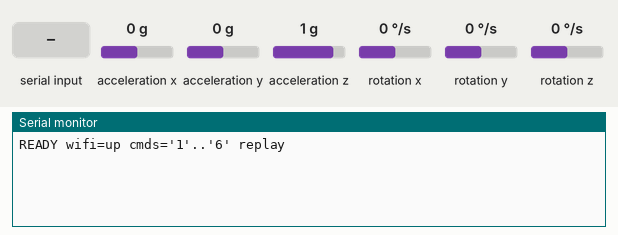
Simulated run of this sketch. Board: ESP32. Parts: the last lines printed to the serial monitor. Wiring (from diagram.json): MPU-6050 motion sensor at I2C address 0x68. Inputs (shaded band) come from the test bench; at power-on: acceleration x 0 g, acceleration y 0 g, rotation x 0 °/s, acceleration z 1 g, rotation y 0 °/s, rotation z 0 °/s. WiFi joins after 1.5 s; servers stay silent unless stated; no MQTT or app messages arrive unless stated.

Above: at 2.7 s.
2.8 s: acceleration x set to 0.8 g
At 5.1 s:
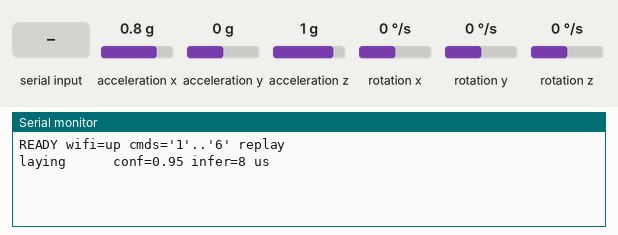
5.8 s: "90,45\n" received over Serial
At 8.3 s:
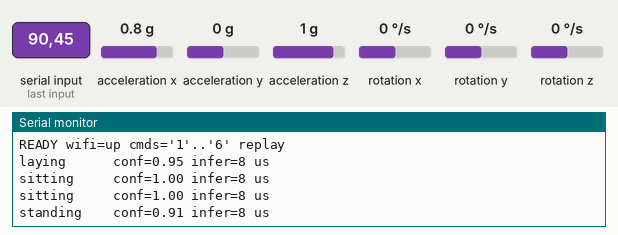
8.8 s: acceleration y set to -1.4 g
At 9.8 s:
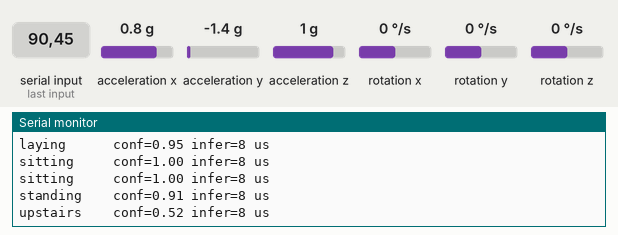
11.8 s: rotation x set to 100 °/s
At 14.7 s:
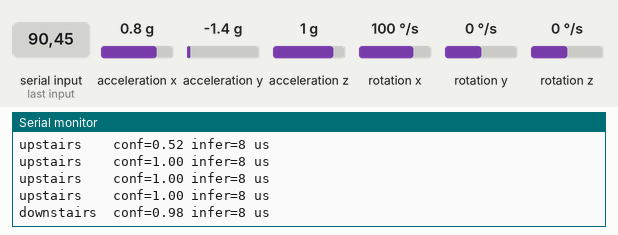
14.8 s: "30,150\n" received over Serial
At 16.1 s:
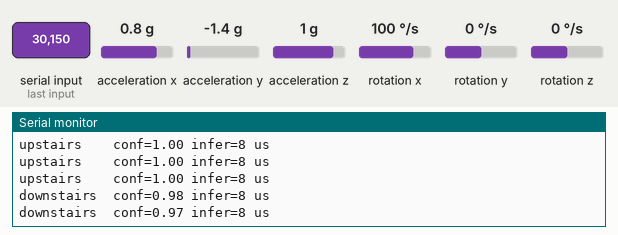
16.3 s: acceleration z set to -1.4 g
At 17.3 s:
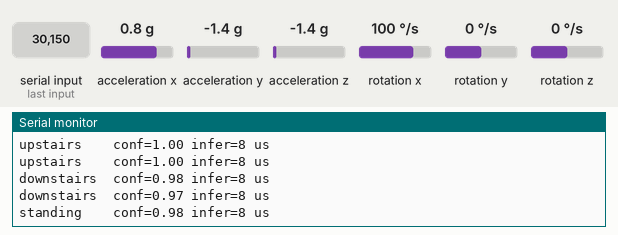
Timing chart, 0 to 18.8 s (numbered marks = the images above; inputs shaded):
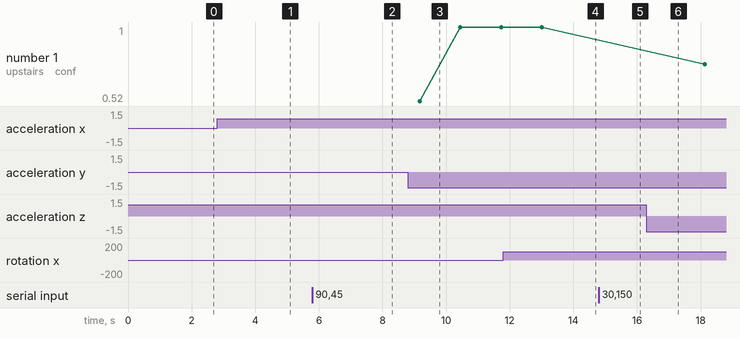

The sketch:

sketch.ino
```cpp
// Human activity recognition on ESP32 + MPU6050.
//
// Pipeline: 50 Hz periodic sampling over I2C -> ring buffer -> 128x6 window
// every 64 samples (50% hop) -> per-channel standardization -> int8
// quantization -> on-device int8 CNN inference -> Serial + MQTT telemetry.
//
// Serial commands: '1'..'6' replay a recorded test window of class 1..6
// (walking, upstairs, downstairs, sitting, standing, laying) through the
// same pipeline, for deterministic demos without moving the sensor.

#include <Wire.h>
#include <WiFi.h>
#include <PubSubClient.h>

extern "C" {
#include "infer.h"
}
#include "model.h"
#include "demo.h"

#define MPU_ADDR 0x68
#define PERIOD_US 20000UL // 50 Hz
#define HOP (WIN / 2)

#define WIFI_SSID "Wokwi-GUEST" // Wokwi simulated AP; change for real hardware
#define WIFI_PASS ""
#define MQTT_HOST "broker.hivemq.com"
#define MQTT_PORT 1883
#define MQTT_TOPIC "hy/har"

static float buf[WIN][IN_C];
static int head, filled, since;
static uint32_t next;
static int replay = -1, rt;

static WiFiClient wc;
static PubSubClient mqtt(wc);
static uint32_t mqtt_try;

static void reg(uint8_t r, uint8_t v) {
  Wire.beginTransmission(MPU_ADDR);
  Wire.write(r);
  Wire.write(v);
  Wire.endTransmission();
}

static void mpuInit() {
  reg(0x6B, 0x00); // PWR_MGMT_1: wake, internal clock
  reg(0x1A, 0x03); // CONFIG: DLPF ~44 Hz accel / ~42 Hz gyro (anti-alias for 50 Hz)
  reg(0x1B, 0x08); // GYRO_CONFIG: +/-500 dps -> 65.5 LSB/(deg/s)
  reg(0x1C, 0x08); // ACCEL_CONFIG: +/-4 g -> 8192 LSB/g
}

static void mpuRead(float *s) {
  Wire.beginTransmission(MPU_ADDR);
  Wire.write(0x3B); // ACCEL_XOUT_H, burst 14 bytes: acc, temp, gyro
  Wire.endTransmission(false);
  Wire.requestFrom(MPU_ADDR, 14);
  int16_t raw[7];
  for (int i = 0; i < 7 && Wire.available() >= 2; i++)
    raw[i] = (int16_t)((Wire.read() << 8) | Wire.read());
  for (int i = 0; i < 3; i++)
    s[i] = raw[i] / 8192.0f;                                // g
  for (int i = 0; i < 3; i++)
    s[3 + i] = raw[4 + i] / 65.5f * (float)(M_PI / 180.0);  // rad/s
}

static void runInfer() {
  int8_t x[IN_C * WIN];
  for (int c = 0; c < IN_C; c++)
    for (int t = 0; t < WIN; t++) {
      float z = (buf[(head + t) % WIN][c] - MU[c]) / SD[c] / S0;
      int q = (int)roundf(z);
      x[c * WIN + t] = (int8_t)(q > 127 ? 127 : q < -128 ? -128 : q);
    }
  uint32_t t0 = micros();
  int8_t lg[NCLASS];
  int cls = infer(x, lg);
  uint32_t us = micros() - t0;

  float m = lg[cls] * S3, sum = 0;
  for (int o = 0; o < NCLASS; o++)
    sum += expf(lg[o] * S3 - m);
  float conf = 1.0f / sum;

  Serial.printf("%-11s conf=%.2f infer=%lu us\n", LABELS[cls], conf,
                (unsigned long)us);
  if (mqtt.connected()) {
    char js[96];
    snprintf(js, sizeof(js), "{\"a\":\"%s\",\"c\":%.2f,\"us\":%lu}",
             LABELS[cls], conf, (unsigned long)us);
    mqtt.publish(MQTT_TOPIC, js);
  }
}

void setup() {
  Serial.begin(115200);
  Wire.begin(21, 22);
  Wire.setClock(400000);
  mpuInit();
  mqtt.setServer(MQTT_HOST, MQTT_PORT);
  WiFi.mode(WIFI_STA);
  WiFi.begin(WIFI_SSID, WIFI_PASS);
  for (int i = 0; i < 80 && WiFi.status() != WL_CONNECTED; i++)
    delay(100);
  Serial.printf("READY wifi=%s cmds='1'..'6' replay\n",
                WiFi.status() == WL_CONNECTED ? "up" : "off");
  next = micros();
}

void loop() {
  if (WiFi.status() == WL_CONNECTED) {
    if (!mqtt.connected() && (int32_t)(millis() - mqtt_try) >= 0) {
      mqtt_try = millis() + 5000;
      mqtt.connect("hy-har-esp32");
    }
    mqtt.loop();
  }
  if (Serial.available()) {
    char c = (char)Serial.read();
    if (c >= '1' && c <= '6')
      replay = c - '1', rt = 0;
  }
  if ((int32_t)(micros() - next) < 0)
    return;
  next += PERIOD_US; // fixed-epoch scheduling: no cumulative drift

  float s[IN_C];
  if (replay >= 0) {
    for (int c = 0; c < IN_C; c++)
      s[c] = DEMO[replay][rt][c] / 1000.0f;
    if (++rt >= WIN)
      replay = -1;
  } else {
    mpuRead(s);
  }
  memcpy(buf[head], s, sizeof(s));
  head = (head + 1) % WIN;
  if (++filled > WIN)
    filled = WIN;
  if (++since >= HOP) {
    if (filled >= WIN)
      runInfer();
    since = 0;
  }
}
```

infer.c
```cpp
#include "infer.h"
#include "model.h"

// Bit-exact int8 inference: int8 weights/activations, int32 accumulate,
// int32 folded bias, integer-only requantization (out = acc * m0 * 2^(e-31)).
// Mirrors ml/train.py:forward_i8 exactly.

static int8_t a1[W1 * WIN], p1[W1 * WIN / POOL];
static int8_t a2[W2 * WIN / POOL], p2[W2 * WIN / POOL / POOL];

static int8_t requant(int32_t acc, int32_t m0, int8_t e) {
  int64_t r = (int64_t)acc * m0;
  int s = 31 - e;
  int64_t y;
  if (s > 0) {
    int64_t h = 1LL << (s - 1);
    y = r >= 0 ? (r + h) >> s : -((-r + h) >> s);
  } else {
    y = r << (-s);
  }
  return y > 127 ? 127 : y < -128 ? -128 : (int8_t)y;
}

static void conv(const int8_t *x, int ci, int tin, const int8_t *w,
                 const int32_t *b, const int32_t *m, const int8_t *e, int co,
                 int8_t *out) {
  for (int o = 0; o < co; o++)
    for (int t = 0; t < tin; t++) {
      int32_t acc = b[o];
      for (int i = 0; i < ci; i++)
        for (int j = 0; j < KS; j++) {
          int xt = t + j - KS / 2;
          if (xt >= 0 && xt < tin)
            acc += (int32_t)w[(o * ci + i) * KS + j] * x[i * tin + xt];
        }
      out[o * tin + t] = requant(acc, m[o], e[o]);
    }
}

static void relu(int8_t *x, int n) {
  for (int i = 0; i < n; i++)
    if (x[i] < 0)
      x[i] = 0;
}

static void pool(const int8_t *x, int c, int tin, int8_t *out) {
  int tout = tin / POOL;
  for (int o = 0; o < c; o++)
    for (int t = 0; t < tout; t++) {
      int8_t m = x[o * tin + t * POOL];
      for (int j = 1; j < POOL; j++)
        if (x[o * tin + t * POOL + j] > m)
          m = x[o * tin + t * POOL + j];
      out[o * tout + t] = m;
    }
}

int infer(const int8_t *x, int8_t *out) {
  conv(x, IN_C, WIN, w1, b1, m1, e1, W1, a1);
  relu(a1, W1 * WIN);
  pool(a1, W1, WIN, p1);
  conv(p1, W1, WIN / POOL, w2, b2, m2, e2, W2, a2);
  relu(a2, W2 * WIN / POOL);
  pool(a2, W2, WIN / POOL, p2);
  int nin = W2 * WIN / POOL / POOL;
  for (int o = 0; o < NCLASS; o++) {
    int32_t acc = b3[o];
    for (int i = 0; i < nin; i++)
      acc += (int32_t)w3[o * nin + i] * p2[i];
    out[o] = requant(acc, m3[o], e3[o]);
  }
  int am = 0;
  for (int o = 1; o < NCLASS; o++)
    if (out[o] > out[am])
      am = o;
  return am;
}
```

infer.h
```cpp
#pragma once
#include <stdint.h>

// x: IN_C*WIN int8 input, layout [channel][t].
// Returns argmax class index; logits (int8, scale S3) written to out.
int infer(const int8_t *x, int8_t *out);
```

Source omitted: demo.h (data table, 23620 bytes), model.h (data table, 25691 bytes)

Measured:
- after the input at 2.8 s, the serial monitor: prints a new line after 1.2 s (image 1)
- after the input at 5.8 s, the serial monitor: prints a new line after 2.1 s (image 2)
- after the input at 8.8 s, the serial monitor: prints a new line after 0.37 s (image 3)
- after the input at 11.8 s, the serial monitor: prints a new line after 2.5 s (image 4)
- after the input at 14.8 s, the serial monitor: prints a new line after 0.77 s (image 5)
- plotted number 1: 1 → 0.76 after the input at 16.3 s
